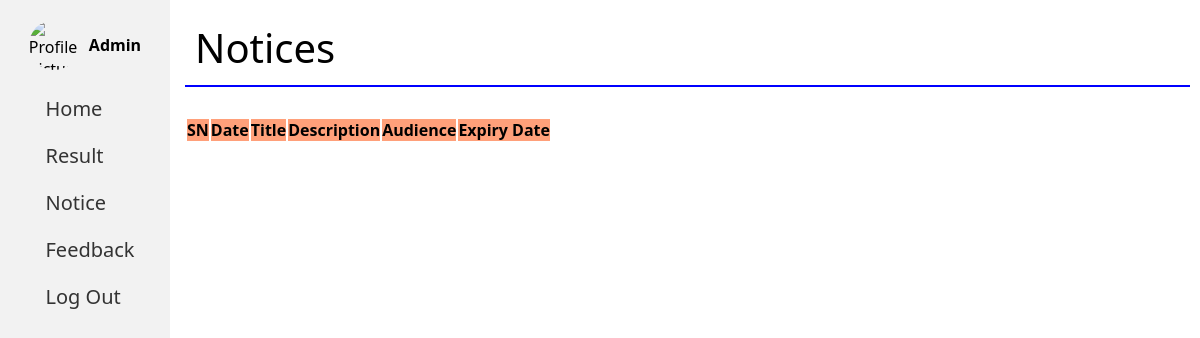
/student/notice.php (signed in), run on an earlier commit of the app's database.
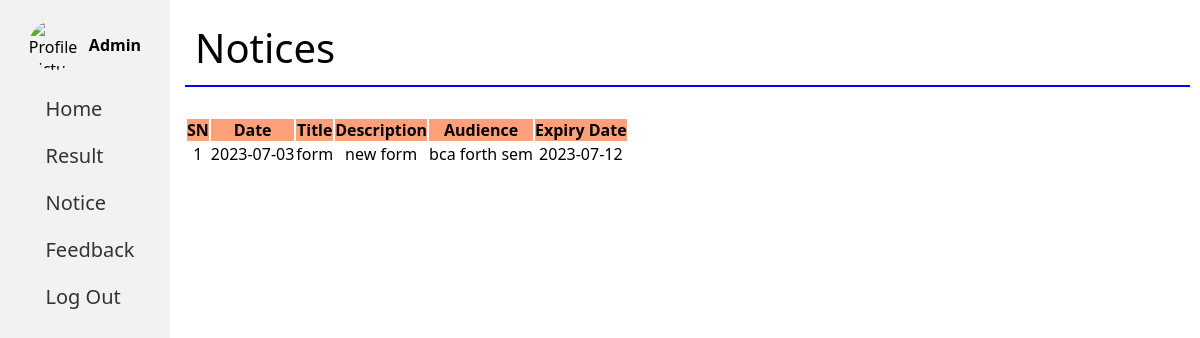
And on a later commit of the database.
### tables this page shows
CREATE TABLE `notice` (
  `notice_id` int(11) NOT NULL,
  `date` date DEFAULT NULL,
  `title` varchar(255) DEFAULT NULL,
  `description` text DEFAULT NULL,
  `audience` varchar(255) DEFAULT NULL,
  `expiry_date` date DEFAULT NULL
);

### student/notice.php (the view, shortened to what this page needs)
<!DOCTYPE html>
<html lang="en">
<head>
    <link rel="stylesheet" type="text/css" href="https://cdn.datatables.net/1.10.25/css/jquery.dataTables.min.css">
    <link rel="stylesheet" type="text/css" href="https://cdn.datatables.net/responsive/2.2.9/css/responsive.dataTables.min.css">
</head>
<body>
    <div class="container">
        <?php include('stsidebar.php') ?>
        <div class="thead-main">
            <div class="dlabel">
                Notices
            </div>
            <div class="table-responsive">
                <table id="noticeTable" class="table table-striped">
                    <thead>
                        <tr class="th-tr">
                            <th>SN</th>
                            <th>Date</th>
                            <th>Title</th>
                            <th>Description</th>
                            <th>Audience</th>
                            <th>Expiry Date</th>
                        </tr>
                    </thead>
                    <tbody>
                        <?php
                        $sql = "SELECT * FROM Notice";
                        $result = $conn->query($sql);
                        $x=1;
                        while ($row = $result->fetch_assoc()) {
                        ?>
                            <tr>
                                <td><?php echo $x ?></td>
                                <td><?php echo $row['date']; ?></td>
                                <td><?php echo $row['title']; ?></td>
                                <td><?php echo $row['description']; ?></td>
                                <td><?php echo $row['audience']; ?></td>
                                <td><?php echo $row['expiry_date']; ?></td>
                            </tr>
                        <?php
                            $x++;
                        }
                        ?>
                    </tbody>
                </table>
            </div>
        </div>
    </div>
</body>
</html>

What changed in the data, as far as the page shows it:
added notice: date "2023-07-03", title "form", description "new form", audience "bca forth sem", expiry_date "2023-07-12"
